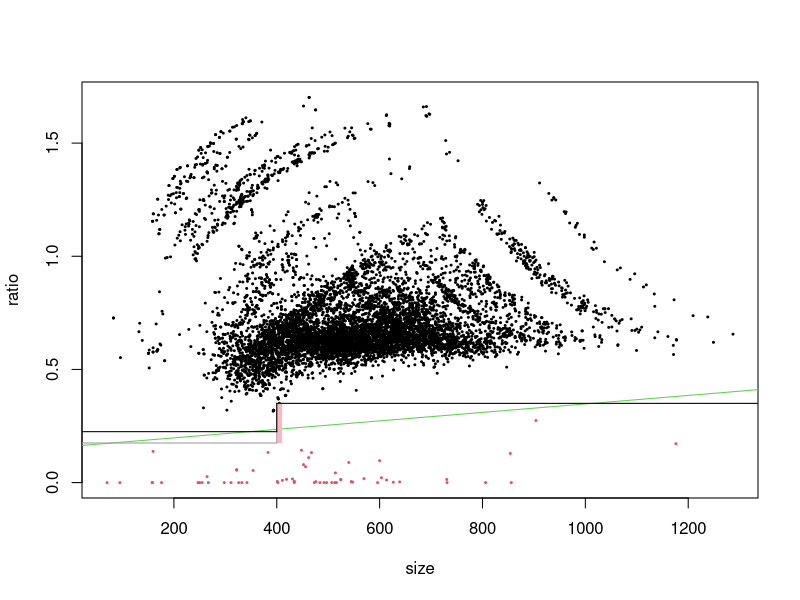

Source code (R):
allData <- read.csv("output.tsv", sep="\t", header=TRUE)
data    <- data.frame(ratio = allData$dist_ratio,
                      dist  = allData$dist,
                      ans   = as.factor(allData$ans),
                      size  = allData$mess_size)
rm(allData)

slope     <- 0.0001874698
intercept <- 0.1602854
with(data, plot(ratio ~ size, col=ans, pch=20, cex=0.4))
abline(intercept, slope, col=3)

draw_simple_classifier <- function(y_small, x_threshold, y, col=0) {
    segments(0,           y_small, x_threshold,   y_small, col=col)
    segments(x_threshold, y_small, x_threshold,   y,       col=col)
    segments(x_threshold, y,       par("usr")[2], y,       col=col)
}

#MAX_DIST_RATIO       <- 0.37
#MAX_DIST_RATIO_SMALL <- 0.28
#SMALL_THRESHOLD      <- 440
#abline(v=SMALL_THRESHOLD, col=4)
#abline(MAX_DIST_RATIO_SMALL, 0, col=4)
#abline(MAX_DIST_RATIO, 0, col=4)

rect(400, 0.35/2, 410, 0.35, col="lightpink", border=NA)

MAX_DIST_RATIO       <- 0.35
MAX_DIST_RATIO_SMALL <- 0.35 / 2
SMALL_THRESHOLD      <- 440

MAX_DIST_RATIO       <- 0.35
MAX_DIST_RATIO_SMALL <- MAX_DIST_RATIO / 2
SMALL_THRESHOLD      <- 400
draw_simple_classifier(MAX_DIST_RATIO_SMALL, SMALL_THRESHOLD, MAX_DIST_RATIO, col=8)

MAX_DIST_RATIO       <- 0.35
MAX_DIST_RATIO_SMALL <- 0.225
SMALL_THRESHOLD      <- 400
draw_simple_classifier(MAX_DIST_RATIO_SMALL, SMALL_THRESHOLD, MAX_DIST_RATIO, col=9)
